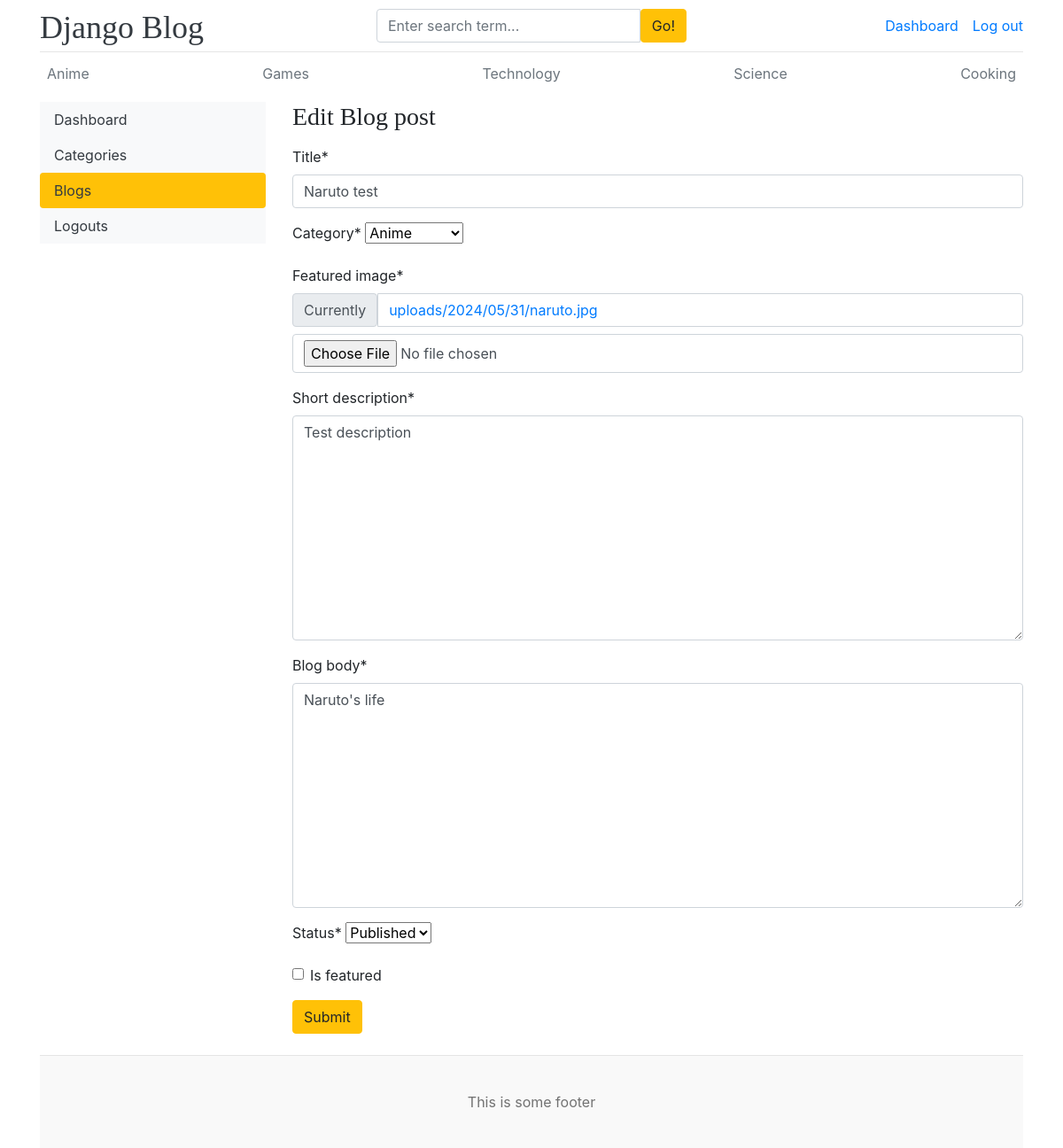
Screenshot of /dashboard/posts/edit/7/ (signed in) with the database file from the repository.
### blogs/models.py (models this page shows, shortened)
class Category(models.Model):
    category_name = models.CharField(max_length=50, unique=True)
    created_at = models.DateTimeField(auto_now_add=True)
    updated_at = models.DateTimeField(auto_now=True)
    def __str__(self) -> str:
        return self.category_name
    class Meta:
        verbose_name_plural = 'categories'

class Blog(models.Model):
    title = models.CharField(max_length=100)
    slug = models.SlugField(max_length=150, unique=True, blank=True)
    category = models.ForeignKey(Category, on_delete=models.CASCADE)
    author = models.ForeignKey(User, on_delete=models.CASCADE)
    featured_image = models.ImageField(upload_to='uploads/%Y/%m/%d')
    short_description = models.TextField(max_length=500)
    blog_body = models.TextField(max_length=2000)
    status = models.CharField(max_length=20, choices=STATATUS_CHOICES, default="Draft")
    is_featured = models.BooleanField(default=False)
    created_at = models.DateTimeField(auto_now_add=True)
    updated_at = models.DateTimeField(auto_now=True)

### dashboards/views.py (the view, shortened to what this page needs)
# urls.py: path('posts/edit/<int:pk>/', views.edit_post, name='edit_post'),
@login_required
def edit_post(request, pk):
    post = get_object_or_404(Blog, pk=pk)
    form = BlogPostForm(instance=post)
    context = {
        'form':form,
        'post':post
    }
    return render(request, 'dashboard/edit_post.html', context=context)

### dashboards/forms.py
class BlogPostForm(forms.ModelForm):
    class Meta:
        model = Blog
        fields = ('title', 'category', 'featured_image', 'short_description', 'blog_body', 'status', 'is_featured',)

### blogs/context_processors.py (called while the page is built)
def get_categories(request):
    categories = Category.objects.all().order_by('created_at')
    return dict(categories = categories)

def get_socialmedia_links(request):
    social_media_links = SocialMedia.objects.all()
    return dict(social_media_links = social_media_links)

### templates/dashboard/edit_post.html (shortened to what this page needs)
{% extends 'base.html' %}
{% block content %}
<div class="row">
    {% include 'dashboard/sidebar.html' %}
    <div class="col-md-9">
        <h3 class="mb-3">Edit Blog post</h3>
        {% load crispy_forms_tags %}
        <form action="{% url 'edit_post' post.id %}" method="POST" enctype="multipart/form-data">
            {{ form | crispy }}
            <button type="submit" class="btn btn-warning">Submit</button>
        </form>
        <br>
    </div>
</div>
{% endblock %}

### templates/base.html (shortened to what this page needs)
{% load static %}
<!DOCTYPE html>
<html lang="en">
<head>
    <link href="https://getbootstrap.com/docs/4.0/dist/css/bootstrap.min.css" rel="stylesheet">
    <link href="{% static 'css/blog.css' %}" rel="stylesheet">
    <link rel="stylesheet" href="https://cdnjs.cloudflare.com/ajax/libs/font-awesome/4.7.0/css/font-awesome.min.css">
  </head>
<body>
    <div class="container">
      <header class="blog-header p  y-3">
        <div class="row flex-nowrap justify-content-between align-items-center">
          <div class="col-4 pt-1">
            <a class="blog-header-logo text-dark" href="/">Django Blog</a>
          </div>
          <div class="col-4">
              <form action="{% url 'search' %}" method="GET">
                  <div class="input-group">
                    <input class="form-control" type="text" name="keyword" placeholder="Enter search term..." aria-label="Enter search term..." aria-describedby="button-search" />
                    <button class="btn btn-warning" id="button-search" type="submit">Go!</button>
                  </div>
              </form>
          </div>
          <div class="col-4 d-flex justify-content-end align-items-center">
            {% if not user.is_authenticated %}
              <a class="btn btn-sm btn-warning" href=" {% url 'login' %} ">Login</a> &nbsp;
              <a class="btn btn-sm btn-outline-secondary" href=" {% url 'register' %} ">Register</a>
            {% else %}
              <span> <a href="{% url 'dashboard' %}">Dashboard</a> </span>
              <span><a href="{% url 'logout' %}">Log out</a></span>
            {% endif %}
          </div>
        </div>
      </header>
      <div class="nav-scroller py-1 mb-2">
        <nav class="nav d-flex justify-content-between">
          {% for category in categories %}
          <a class="p-2 text-muted" href="{% url 'posts_by_category' category.pk %}">{{category}}</a>
          {% endfor %}
        </nav>
    </div>
{% block content %}
{% endblock %}
    <footer class="blog-footer">
        This is some footer
    </footer>
</body>
</html>

### blog_main/static/css/blog.css (style rules this page uses)
.blog-header { border-bottom: 1px solid #e5e5e5; }
.blog-header-logo { font-family: "Playfair Display", Georgia, "Times New Roman", serif; font-size: 2.25rem; }
h1, h2, h3, h4, h5, h6 { font-family: "Playfair Display", Georgia, "Times New Roman", serif; }
.blog-footer { padding: 2.5rem 0; color: #727272; text-align: center; background-color: #f9f9f9; border-top: .05rem solid #e5e5e5; }

### rows the page displays
Category: category_name "Anime"
Category: category_name "Games"
Category: category_name "Technology"
Category: category_name "Science"
Category: category_name "Cooking"
Blog: title "Naruto test", category "Anime", short_description "Test description", blog_body "Naruto's life", status "Published"
